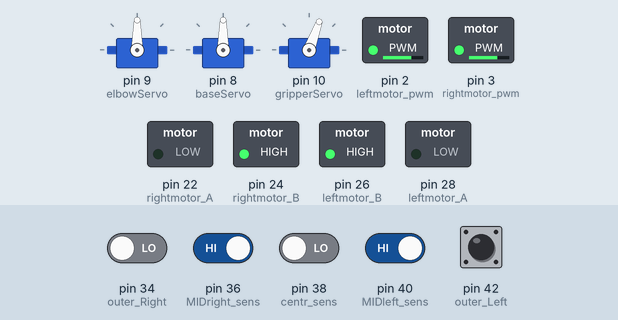
Simulated run of this sketch. Board: Arduino Mega 2560, built with avr-gcc and run on an emulated ATmega2560. On the bench: 3 × servo, switched loads named in the sketch (green lamp = pin HIGH). The test bench sets the inputs (shaded band); at power-on: pin 36 (MIDright_sens), pin 40 (MIDleft_sens), pin 42 (outer_Left) HIGH, pin 34 (outer_Right), pin 38 (centr_sens) LOW.

Above: at 1.2 s.
1.3 s: pin 36 (MIDright_sens) driven LOW
At 2.2 s:
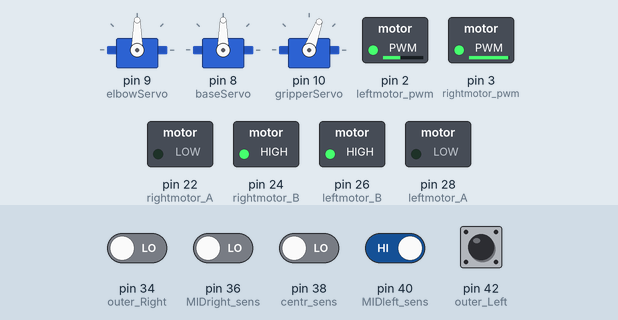
2.8 s: pin 40 (MIDleft_sens) driven LOW
At 3.3 s:
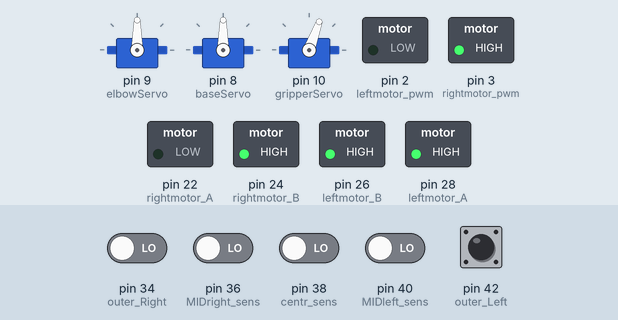
4.3 s: pin 40 (MIDleft_sens) driven HIGH
At 5.5 s:
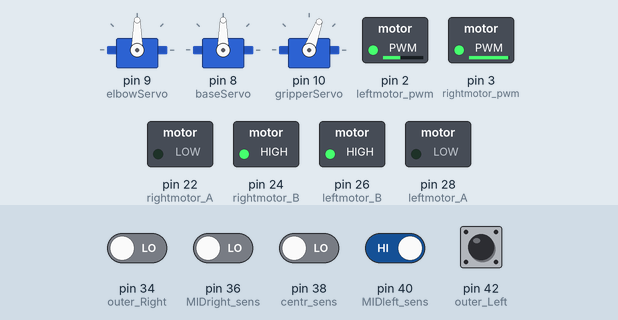
5.8 s: pin 42 (outer_Left) pulled LOW for 0.15 s
At 6.3 s:
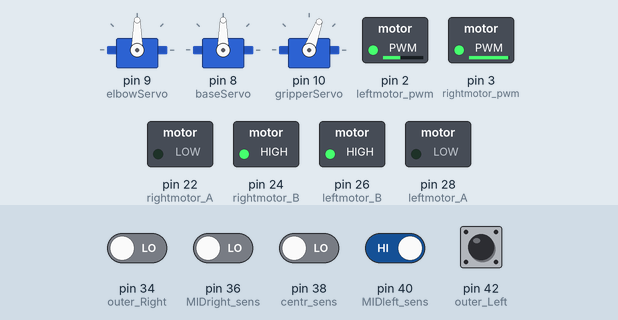
7.4 s: pin 36 (MIDright_sens) driven HIGH
At 8.0 s:
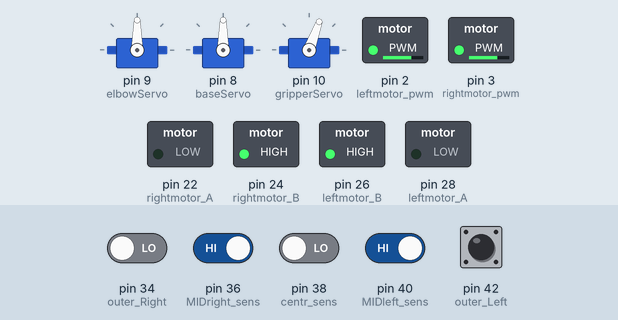
8.9 s: pin 34 (outer_Right) driven HIGH and pin 42 (outer_Left) driven LOW
At 9.2 s:
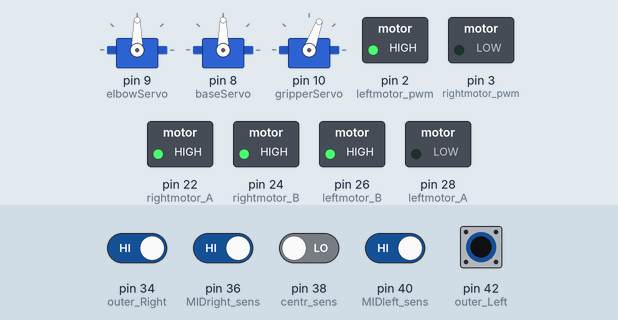
Timing chart, 0 to 11.4 s (numbered marks = the images above; inputs shaded):
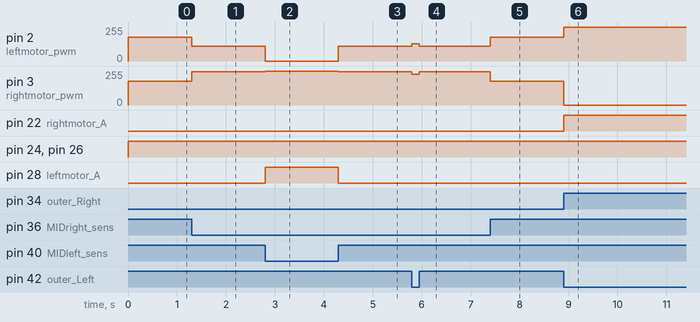

The sketch:

MERU_RAIA2__CARRY_ALL_.ino
```cpp
#include <Servo.h>

Servo elbowServo;  // create servo object to control a servo
 Servo baseServo;              // twelve servo objects can be created on most boards
  Servo gripperServo;

int pos = 0;    // variables to store the servo position
int pos1 = 0;
 int pos2 = 0;


int leftmotor_A=28;
int leftmotor_B=26;
int leftmotor_pwm=2;

int rightmotor_A=22;
int rightmotor_B=24;
int rightmotor_pwm=3;


//connect pins of sensers to the microcontroler
int outer_Left = 42;
int MIDleft_sens=40;
int centr_sens=38;
int MIDright_sens=36;
int outer_Right = 34;

int arm_A=23;
int arm_B=25;
int arm_PWM=7;

int gripper_A = 29;
int gripper_B = 27;
int gripper_PWM = 6;

int arm_LimitSwitch = 52;
int gripper_openswitch = 53;


//digitalpins for counting sensors
int Backright_sens=48;
int Backleft_sens=46;

//variable to store conditions of sensors
int outer_leftsensstate;
int Midleftstate;
int centrState;
int Midrightstate;
int leftsensstate;
int rightsensstate;
int outer_rightsensstate;

int Backrightsensstate;
int Backleftsensstate;

int limitSwitch_state;
int gripperopen_state;


int counter=0;
int currentState=1;
int previousState=1;

int white_junctions;

int forward_speed = 180;


 void setup() {
  //figuring out whether output from h_bridge to motors

  pinMode(leftmotor_A,OUTPUT);
  pinMode(leftmotor_B,OUTPUT);
  pinMode(leftmotor_pwm,OUTPUT);
  pinMode(rightmotor_A,OUTPUT);
  pinMode(rightmotor_B,OUTPUT);
  pinMode(rightmotor_pwm,OUTPUT);

//input from microcontroler to the sensers
//senser midright/midleft used for counting whitelines
  pinMode(outer_Left,INPUT);
  //pinMode(left_sens,INPUT);
  pinMode(MIDleft_sens,INPUT);
  pinMode(centr_sens,INPUT);
  pinMode(MIDright_sens,INPUT);
  //pinMode(right_sens,INPUT);
  pinMode(outer_Right,INPUT);

elbowServo.attach(9);  // attaches the servo on pin 9 to the servo object
baseServo.attach(8);
gripperServo.attach(10);

// declare the starting angles
 elbowServo.write(90);
 baseServo.write(90);
 gripperServo.write(70);
  }

void stop_robot()

{
 digitalWrite(leftmotor_A,HIGH);
 digitalWrite(leftmotor_B,HIGH);
 analogWrite(leftmotor_pwm,100);
 digitalWrite(rightmotor_A,HIGH);
 digitalWrite(rightmotor_B,HIGH);
 analogWrite(rightmotor_pwm,100);
}

void forward_short()
{
 digitalWrite(leftmotor_A,LOW);
 digitalWrite(leftmotor_B,HIGH);
 analogWrite(leftmotor_pwm,180);
 digitalWrite(rightmotor_A,LOW);
 digitalWrite(rightmotor_B,HIGH);
 analogWrite(rightmotor_pwm,180);
}

void checkAll_sensors()
{
  outer_leftsensstate=digitalRead(outer_Left);
  Midleftstate=digitalRead(MIDleft_sens);
  centrState=digitalRead(centr_sens);
  Midrightstate=digitalRead(MIDright_sens);
  outer_rightsensstate=digitalRead(outer_Right);
}


// this subroutine uses all four tacking sensors to track on the white line
void navigate()//move forward while following the white line
{
  //start by checking the state of all tracking sensors
  checkAll_sensors();
//make decisions depending on the state of each sensor
if(
   outer_leftsensstate == LOW &&  Midleftstate == LOW == Midrightstate == LOW && outer_rightsensstate == HIGH)    // extremely lost to the left
{
 digitalWrite(leftmotor_A,LOW);
 digitalWrite(leftmotor_B, HIGH);
 analogWrite(leftmotor_pwm,255);
 digitalWrite(rightmotor_A,HIGH);
 digitalWrite(rightmotor_B,HIGH);
 analogWrite(rightmotor_pwm,0);
}
else
if( outer_leftsensstate == LOW &&  Midleftstate == LOW && Midrightstate == HIGH && outer_rightsensstate == HIGH) // slightly lost to the left
{
 digitalWrite(leftmotor_A,  LOW);
 digitalWrite(leftmotor_B, HIGH);
 analogWrite(leftmotor_pwm,forward_speed + 70);
 digitalWrite(rightmotor_A,LOW);
 digitalWrite(rightmotor_B,HIGH);
 analogWrite(rightmotor_pwm,forward_speed - 70);
}
else
if( outer_leftsensstate == LOW &&  Midleftstate == LOW && Midrightstate == HIGH && outer_rightsensstate == LOW) // lost to the left
{
 digitalWrite(leftmotor_A,  LOW);
 digitalWrite(leftmotor_B, HIGH);
 analogWrite(leftmotor_pwm,forward_speed + 50);
 digitalWrite(rightmotor_A,LOW);
 digitalWrite(rightmotor_B,HIGH);
 analogWrite(rightmotor_pwm,forward_speed - 50);
}

else
if( outer_leftsensstate == LOW &&  Midleftstate ==HIGH && Midrightstate == LOW  && rightsensstate == LOW) // lost to the right
{
 digitalWrite(leftmotor_A,LOW);
 digitalWrite(leftmotor_B, HIGH);
 analogWrite(leftmotor_pwm,forward_speed - 50);
 digitalWrite(rightmotor_A,LOW);
 digitalWrite(rightmotor_B,HIGH);
 analogWrite(rightmotor_pwm,forward_speed + 50);
}

else
if( outer_leftsensstate == HIGH &&  Midleftstate ==HIGH && Midrightstate == LOW  && rightsensstate == LOW) // slightly lost to the right
{
 digitalWrite(leftmotor_A,LOW);
 digitalWrite(leftmotor_B, HIGH);
 analogWrite(leftmotor_pwm,forward_speed - 70);
 digitalWrite(rightmotor_A,LOW);
 digitalWrite(rightmotor_B,HIGH);
 analogWrite(rightmotor_pwm,forward_speed + 70);
}

else
if( outer_leftsensstate == HIGH &&  Midleftstate == LOW && Midrightstate == LOW && outer_rightsensstate == LOW )    // extremely lost to the right
{
 digitalWrite(leftmotor_A,HIGH);
 digitalWrite(leftmotor_B, HIGH);
 analogWrite(leftmotor_pwm,0);
 digitalWrite(rightmotor_A,LOW);
 digitalWrite(rightmotor_B,HIGH);
 analogWrite(rightmotor_pwm,255);
}

else    // any other state, the robot should continue moving straight forward
{
 digitalWrite(leftmotor_A,LOW);
 digitalWrite(leftmotor_B, HIGH);
 analogWrite(leftmotor_pwm,forward_speed);
 digitalWrite(rightmotor_A,LOW);
 digitalWrite(rightmotor_B,HIGH);
 analogWrite(rightmotor_pwm,forward_speed);
}
}


//count the number of white lines or junctions as it moves forward
void countwhitelines()
{     checkAll_sensors();
      if(outer_leftsensstate == LOW && outer_rightsensstate == LOW)
       {currentState = LOW;
         }
          else
      if(outer_leftsensstate == HIGH && outer_rightsensstate == HIGH)
         {currentState = HIGH;
          }
     if(currentState!=previousState)
     {
      if(currentState==HIGH)
       {counter +=1;
       }
   }
   previousState=currentState;
   }


void movecounting()
{counter = 0;
  countwhitelines();
   while (counter !=  white_junctions)
   {
    navigate();
     countwhitelines();
     if (counter ==white_junctions)
      {
        stop_robot();
        delay(200);
        break;
     }
    }
  }
//TURNING THE ROBOT RIGHT
void right_Uturn()
{digitalWrite(leftmotor_A,LOW);
 digitalWrite(leftmotor_B,HIGH);
 analogWrite(leftmotor_pwm,200);
 digitalWrite(rightmotor_A,HIGH);
 digitalWrite(rightmotor_B,LOW);
 analogWrite(rightmotor_pwm,150);
}

//make the robot turn while searching for the white line at 90 degrees
 void right_turn90()
  {
   right_Uturn();
   delay(300);
   checkAll_sensors();
  while ((centrState &&  MIDright_sens)== LOW)
  {right_Uturn();
  checkAll_sensors();
  if ((centrState &&  MIDright_sens)== HIGH){
       stop_robot();
        delay(200);
        break;
     }
    }
  }


//TURNING THE ROBOT LEFT
void left_Uturn()
{digitalWrite(leftmotor_A,HIGH);
 digitalWrite(leftmotor_B,LOW);
 analogWrite(leftmotor_pwm,150);
 digitalWrite(rightmotor_A,LOW);
 digitalWrite(rightmotor_B,HIGH);
 analogWrite(rightmotor_pwm,200);
}

void turnLeft_OneWheel()
{
digitalWrite(leftmotor_A,HIGH);
 digitalWrite(leftmotor_B,LOW);
 analogWrite(leftmotor_pwm,170);
 digitalWrite(rightmotor_A,HIGH);
 digitalWrite(rightmotor_B,HIGH);
 analogWrite(rightmotor_pwm,60);
}


//make the robot turn left while searching for the white line at 90 degrees
 void left_turn90()
  {left_Uturn();
   delay(300);
   checkAll_sensors();
  while ((centrState && Midleftstate)== LOW)
  {left_Uturn();
 checkAll_sensors();
  if ((centrState && Midleftstate)== HIGH){
       stop_robot();
        delay(200);
        break;
     }
    }
  }


// align robot perfect on the track after making a 90 degrees turn on the left
void align_lefttrack()
{ checkAll_sensors();
  while (Midrightstate== LOW)
  {turnLeft_OneWheel();
   checkAll_sensors();
  if ( Midrightstate == HIGH){
       stop_robot();
        delay(200);
        break;
     }
    }
  }


//MAKE THE MOTORS MOVE UNCONDITIONALLY
void reverse_motors()
{
digitalWrite(leftmotor_A,HIGH);
 digitalWrite(leftmotor_B,LOW);
 analogWrite(leftmotor_pwm,180);
 digitalWrite(rightmotor_A,HIGH);
 digitalWrite(rightmotor_B,LOW);
 analogWrite(rightmotor_pwm,180);
}


void baseLeft(int base_angle,  int baseup_angle)
  {
     for(pos1 = base_angle; pos1 <= baseup_angle; pos1 += 1) // goes from 0 degrees to 180 degrees
  {                                  // in steps of 1 degree
    baseServo.write(pos1);              // tell servo to go to position in variable 'pos'
    delay(15);                       // waits 15ms for the servo to reach the position
      }
    }

 void baseRight( int baselast_angle, int basedown_angle)
  {
    for(pos1 = baselast_angle; pos1>=basedown_angle; pos1-=1)     // goes from 180 degrees to 0 degrees
  {
    baseServo.write(pos1);              // tell servo to go to position in variable 'pos'
    delay(15);                       // waits 15ms for the servo to reach the position
    }
  }

void elbowUp(int elblast_angle,  int up_angle)
  {
     for(pos = elblast_angle; pos <= up_angle; pos += 1) // goes from 0 degrees to 180 degrees
  {                                  // in steps of 1 degree
    elbowServo.write(pos);              // tell servo to go to position in variable 'pos'
    delay(15);                       // waits 15ms for the servo to reach the position
      }
    }

 void elbowDown( int last_angle, int down_angle)
  {
    for(pos = last_angle; pos>=down_angle; pos-=1)     // goes from 180 degrees to 0 degrees
  {
    elbowServo.write(pos);              // tell servo to go to position in variable 'pos'
    delay(15);                       // waits 15ms for the servo to reach the position
    }
  }

void openGripper(int close_angle,  int open_angle)
  {
     for(pos2 = close_angle; pos2 <= open_angle; pos2 += 1) // goes from 0 degrees to 180 degrees
  {                                  // in steps of 1 degree
    gripperServo.write(pos2);              // tell servo to go to position in variable 'pos'
    delay(15);                       // waits 15ms for the servo to reach the position
      }
    }

 void closeGripper( int lastopen_angle, int newclose_angle)
  {
    for(pos2 = lastopen_angle; pos2>=newclose_angle; pos2-=1)     // goes from 180 degrees to 0 degrees
  {
    gripperServo.write(pos2);              // tell servo to go to position in variable 'pos'
    delay(15);                       // waits 15ms for the servo to reach the position
    }
  }


void loop ()

{
navigate();


 /*
 white_junctions = 4;
movecounting();
stop_robot();
forward_short();
 delay(100);
 stop_robot();
right_turn90();

 white_junctions = 11;
movecounting();
stop_robot();
forward_short();
 delay(100);
 stop_robot();
right_turn90();

white_junctions = 4;
movecounting();
stop_robot();
forward_short();
 delay(100);
 stop_robot();
left_turn90();

white_junctions = 5;  // move to the blue position
movecounting();
stop_robot();
forward_short();
 delay(100);
 stop_robot();
 delay(2);


baseRight(90,  0);//pick the blue ballot
elbowDown(90, 5);
closeGripper(70, 5);
elbowUp(5, 90);
baseLeft(0, 80);
elbowUp(90, 175);
openGripper(5, 70);


white_junctions = 1; // move to the yellow position
movecounting();
stop_robot();
forward_short();
 delay(100);
 stop_robot();
 delay(20);

elbowDown(175, 90);//pick the yellow ballot
baseRight(90,  0);
elbowDown(90, 5);
closeGripper(70, 5);
elbowUp(5, 90);
baseLeft(0, 140);
elbowUp(90, 175);
openGripper(5, 70);


 white_junctions = 1; //move to the red position
movecounting();
stop_robot();
forward_short();
 delay(100);
 stop_robot();
 delay(20);

elbowDown(175, 90);//pick the red ballot
baseRight(140,  0);
elbowDown(90, 5);
closeGripper(70, 5);
elbowUp(5, 90);
baseLeft(0, 130);


 left_turn90();

white_junctions = 7;
movecounting();
stop_robot();
forward_short();
 delay(100);
 stop_robot();
left_turn90();

white_junctions = 6;
movecounting();
stop_robot();
forward_short();
 delay(100);
 stop_robot();
right_turn90();
 stop_robot();


white_junctions = 1;
movecounting();
stop_robot();
forward_short();
 delay(100);
 stop_robot();
left_turn90();

white_junctions =12;
movecounting();
stop_robot();
reverse_motors();
delay(250);
stop_robot();

elbowDown(90, 20);//drop the red ballot
openGripper(5, 70);


elbowUp(20, 180);//pick and drop yellow ballot
closeGripper(70, 5);
elbowDown(180, 90);
baseRight(130,  98);
elbowDown(90, 20);
openGripper(5, 70);

baseRight(98,  75); //pick and drop blue ballot
elbowUp(20, 180);
closeGripper(70, 5);
elbowDown(180, 20);
baseRight(75,  62);
openGripper(5, 70);

reverse_motors();
delay(100);
left_turn90();
left_turn90();


forward_speed = 80;  //lower the speed to go down the ramp
white_junctions = 6;
movecounting();
stop_robot();
forward_short();
 delay(100);
 stop_robot();
right_turn90();


forward_speed = 180; //increase the after going down the ramp heading to the parking
 white_junctions = 8;
movecounting();
stop_robot();
forward_short();
 delay(100);
 stop_robot();
right_turn90();

 white_junctions = 6;
movecounting();
stop_robot();
forward_short();
 delay(1000);

stop_robot();
delay(25000000000);  // park the robot at the starting zone after completing voting
*/
  }
```

Measured:
- after the input at 1.3 s, pin 2 (leftmotor_pwm): 180/255 → 110/255 at once; pin 3 (rightmotor_pwm): 180/255 → 250/255 at once
- after the input at 2.8 s, pin 2 (leftmotor_pwm): 110/255 → 0/255 at once; pin 3 (rightmotor_pwm): 250/255 → 255/255 at once; pin 28 (leftmotor_A): LOW → HIGH at once
- after the input at 4.3 s, pin 2 (leftmotor_pwm): 0/255 → 110/255 at once; pin 3 (rightmotor_pwm): 255/255 → 250/255 at once; pin 28 (leftmotor_A): HIGH → LOW at once
- after the input at 5.8 s, pin 2 (leftmotor_pwm): 110/255 → 130/255 at once, → 110/255 0.15 s later; pin 3 (rightmotor_pwm): 250/255 → 230/255 at once, → 250/255 0.15 s later
- after the input at 7.4 s, pin 2 (leftmotor_pwm): 110/255 → 180/255 at once; pin 3 (rightmotor_pwm): 250/255 → 180/255 at once
- after the input at 8.9 s, pin 2 (leftmotor_pwm): 180/255 → 255/255 at once; pin 3 (rightmotor_pwm): 180/255 → 0/255 at once; pin 22 (rightmotor_A): LOW → HIGH at once
